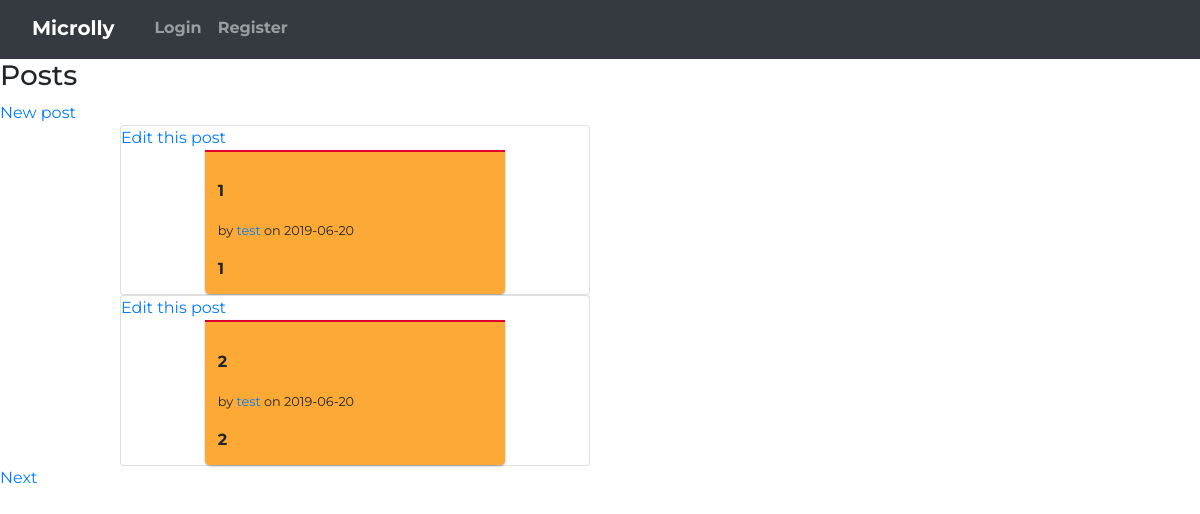
Before: / with the older database file.
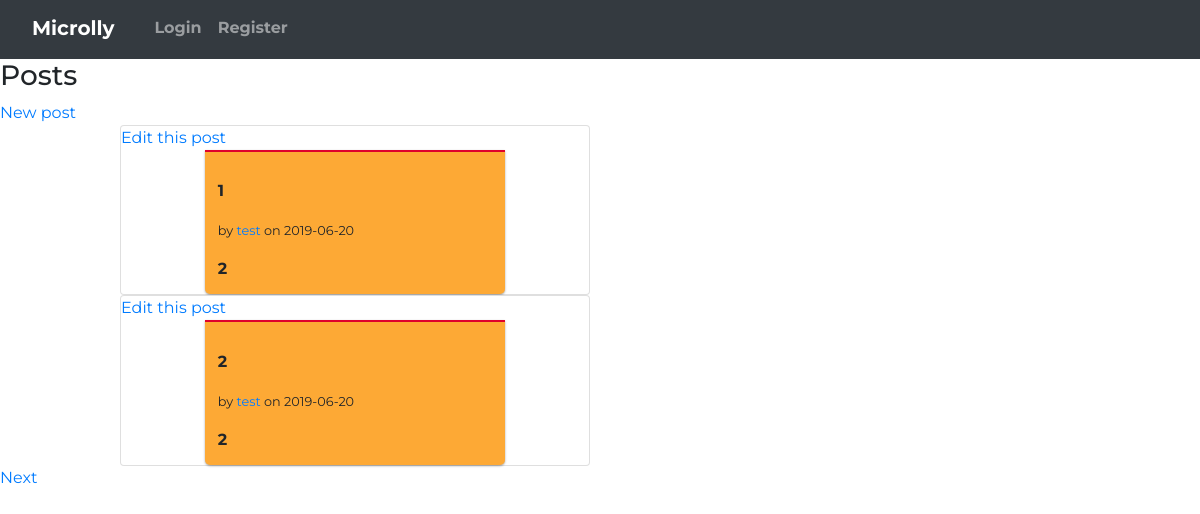
After: the same page with the newer database file.
### model.py (models this page shows)
class BaseModel(Model):
    class Meta:
        database = database

class Publication(BaseModel):
    title = CharField(index=True)
    body = TextField()
    creation_date = DateTimeField(default=datetime.datetime.now)
    update_date = DateTimeField(default=datetime.datetime.now)
    author = ForeignKeyField(User, backref="publications")

class User(BaseModel, UserMixin):
    username = CharField(unique=True)
    first_name = CharField()
    last_name = CharField()
    email = TextField(unique=True, index=True)
    password = TextField()
    active = BooleanField(default=True)

### app.py (the view)
@app.route('/', methods=['GET'])
def blog():
    page = request.args.get('page_var')
    return object_list('blog.html',Publication.select(),context_variable='publications',paginate_by=2)

### templates/blog.html (shortened to what this page needs)
{% extends 'base.html' %}
{% block main %}
<h3>Posts</h3>
<a href="{{ url_for('new_post') }}">New post</a>
{% for publication in publications %}
<article>
    <div class="card">
    <a href="{{ url_for('edit_post', post_id=publication.id) }}">Edit this post</a>
        <dl>
            <dt>{{ publication.title }}</dt>
            <dt>
                <small>by <a href=" {{url_for('user_publication', user_id=publication.author.id)}}">{{ publication.author.username }}</a> on {{ publication.creation_date.strftime('%Y-%m-%d') }}</small>
            </dt>
            <dt>{{ publication.body }}</dt>
        </dl>
    </div>
</article>
{% endfor %}
{% if pagination.get_page_count() > page %}
    <a class="next" href="./?page={{ page + 1 }}">Next</a>
{% endif %}
{% endblock %}

### templates/base.html (shortened to what this page needs)
<!DOCTYPE html>
<html>
<head>
    <link rel="stylesheet" type="text/css" href="{{ url_for('static', filename='css/normalize.css') }}" />
    <link rel="stylesheet" type="text/css" href="{{ url_for('static', filename='css/reset.css') }}" />
    <link rel="stylesheet" type="text/css" href="{{ url_for('static', filename='css/bootstrap.min.css') }}" />
    <link rel="stylesheet" type="text/css" href="{{ url_for('static', filename='css/style.css') }}" />
</head>
<body>
    <header>
        <nav class="navbar navbar-expand-lg navbar-dark bg-dark">
            <a class="navbar-brand" href="/">Microlly</a>
            <div class="collapse navbar-collapse" id="navbarNav">
                <ul class="navbar-nav">
                    {% if current_user.username %}
                    <li class="nav-item">
                        <a class="nav-link" href="/">{{current_user.username}}</a>
                    </li>
                    <li class="nav-item">
                        <a class="nav-link" href="/logout">Logout</a>
                    </li>
                    {% else %}
                    <li class="nav-item">
                        <a class="nav-link" href="/login">Login</a>
                    </li>
                    <li class="nav-item">
                        <a class="nav-link" href="/register">Register</a>
                    </li>
                    {% endif %}
                </ul>
            </div>
        </nav>
    </header>
    <main>
        {% block main %}{% endblock %}
    </main>
</body>
</html>

### static/css/style.css (style rules this page uses)
* { font-family: 'Montserrat', sans-serif; }
header nav { background: rgb(69, 69, 69); }
header nav a { display: inline-block; padding: 0.8em; text-decoration: none; font-weight: bold; color: rgb(223, 0, 44); border-bottom: 3px solid transparent; }
main section, main article { max-width: 960px; margin: 0 auto; display: grid; grid-template-columns: repeat(2, 1fr); column-gap: 20px; row-gap: 20px; }
main article { row-gap: 0; }
main section a figure, main .grid aside a, main article dl, main article img { margin: 0; max-width: 300px; margin: 0 auto; background-color: rgb(253, 169, 53); overflow: hidden; border-radius: 5px; box-shadow: 0 1px 3px rgba(0,0,0,0.12), 0 1px 2px rgba(0,0,0,0.24); transition: all 0.3s cubic-bezier(.25,.8,.25,1); }
main article dl { width: 100%; border-top-left-radius: 0; border-top-right-radius: 0; border-top: 2px solid rgb(223, 0, 44); padding: 0.8em 0; }
main article dl dt, main article dl dd { padding: 0 0.8em; display: block; margin: 0; }
main article dl dt { margin-top: 15px; font-weight: bold; }

Changed rows visible on the page:
changed Publication (number 1 of 2 on the later page): body "1" → "2"
